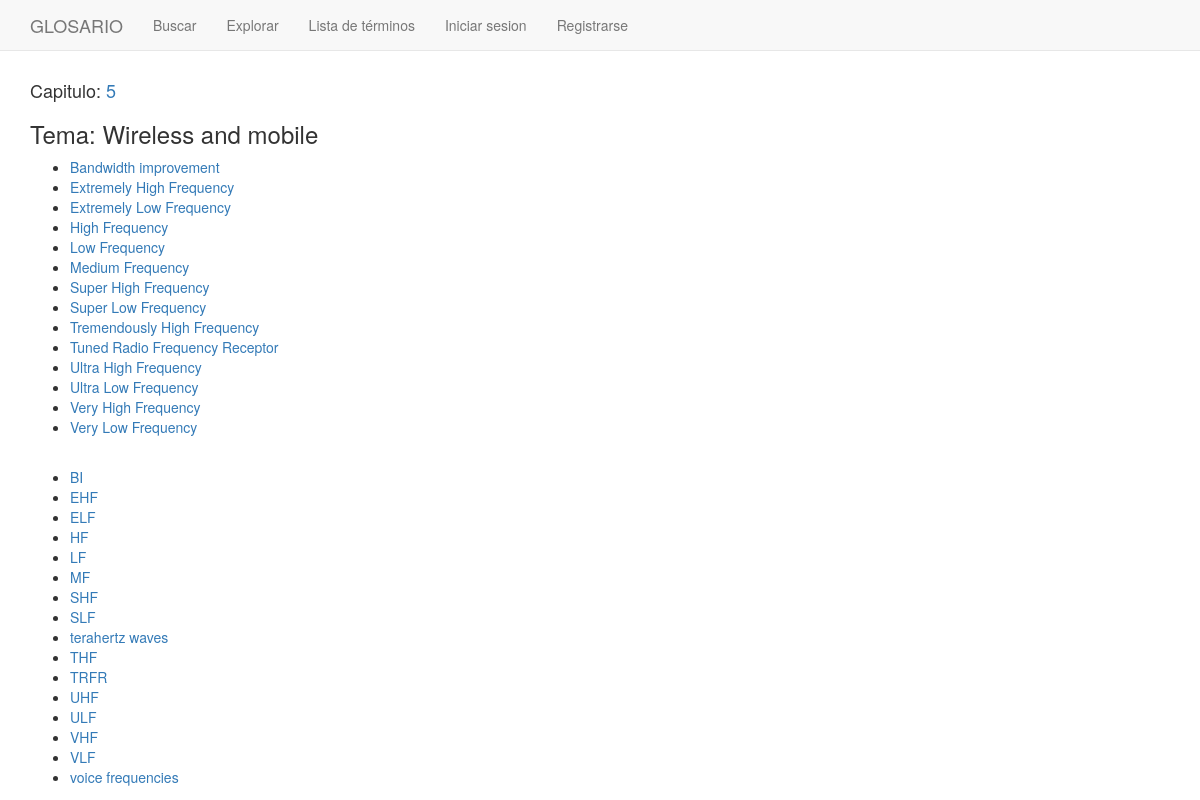
Page /chapters_list/5/Wireless and mobile/ on the committed database.
### glosario/models.py (models this page shows, shortened)
class Theme(models.Model):
    class Meta:
        permissions = (("can_create_theme","Can create theme"),)
    theme_name = models.CharField(max_length=100, unique=True)
    parent_chapter = models.ForeignKey(Chapter, related_name = 'child_themes')

class English_Entry(models.Model):
    class Meta:
        permissions = (("can_create_entry","Can create entry"),
                ("can_edit_entry","Can edit entry"),
                ("can_modify_users","Can modify users"),)
    english_word = models.CharField(max_length=100, unique=True)
    parent_theme = models.ManyToManyField(Theme, related_name = 'child_entries')
    english_related = models.ManyToManyField('self', blank=True, related_name = 'english_main')
    def __str__(self):
        return self.english_word

class English_Alternative(models.Model):
    english_synonym = models.CharField(max_length=100, null=False, blank=False)
    english_original = models.ForeignKey(English_Entry, on_delete=models.CASCADE, related_name = 'english_alternatives')
    def __str__(self):
        return self.english_synonym

### glosario/views.py (the view)
# urls.py: url(r'^chapters_list/(?P<chapter>[-\w\s]+)/(?P<theme>[-\w\s]+)/$', views.EntriesInThemeView.as_view(),name='theme_detail'),
class EntriesInThemeView(TemplateView):
    template_name = 'glosario/entries_in_theme.html'
    def get(self, request, *args, **kwargs):
        chapter = self.kwargs['chapter']
        theme = self.kwargs['theme']
        this_theme = get_object_or_404(Theme, theme_name=theme)
        entries_set = this_theme.child_entries.all().order_by(Lower('english_word'))
        alternatives_set = English_Alternative.objects.filter(
            english_original__parent_theme__theme_name = theme).order_by(Lower('english_synonym'))
        context = {'this_chapter': chapter,
                'this_theme': theme,
                'entries_set': entries_set,
                'alternatives_set': alternatives_set}
        return self.render_to_response(context)

### glosario/templates/glosario/entries_in_theme.html
{% extends "base.html" %}
{% block content %}
    <h4>Capitulo: <a href="{% url 'chapters_list' %}{{this_chapter}}"> {{this_chapter}} </a> </h4>
    <h3>Tema: {{this_theme}}</h3>
    <ul>
      {% for entry in entries_set %}
        <li><a  href="{% url 'entry_list' %}{{entry.id}}" target="_blank">{{entry}}</a></li>
      {% endfor %}
    </ul>
    <br>
    <ul>
      {% for alternative in alternatives_set %}
        <li><a  href="{% url 'entry_list' %}{{alternative.english_original.id}}" target="_blank">{{alternative}}</a></li>
      {% endfor %}
    </ul>
{% endblock %}

### rows in the picture
Theme: theme_name "Wireless and mobile"
English_Entry: english_word "Bandwidth improvement"
English_Entry: english_word "Extremely High Frequency"
English_Entry: english_word "Extremely Low Frequency"
English_Entry: english_word "High Frequency"
English_Entry: english_word "Low Frequency"
English_Entry: english_word "Medium Frequency"
English_Entry: english_word "Super High Frequency"
English_Entry: english_word "Super Low Frequency"
English_Entry: english_word "Tremendously High Frequency"
English_Entry: english_word "Tuned Radio Frequency Receptor"
English_Entry: english_word "Ultra High Frequency"
English_Entry: english_word "Ultra Low Frequency"
English_Entry: english_word "Very High Frequency"
English_Entry: english_word "Very Low Frequency"
English_Alternative: english_synonym "BI"
English_Alternative: english_synonym "EHF"
English_Alternative: english_synonym "ELF"
English_Alternative: english_synonym "HF"
English_Alternative: english_synonym "LF"
English_Alternative: english_synonym "MF"
English_Alternative: english_synonym "SHF"
English_Alternative: english_synonym "SLF"
English_Alternative: english_synonym "terahertz waves"
English_Alternative: english_synonym "THF"
English_Alternative: english_synonym "TRFR"
English_Alternative: english_synonym "UHF"
English_Alternative: english_synonym "ULF"
English_Alternative: english_synonym "VHF"
English_Alternative: english_synonym "VLF"
English_Alternative: english_synonym "voice frequencies"

### other values in the picture
{{ this_chapter }} "5"
